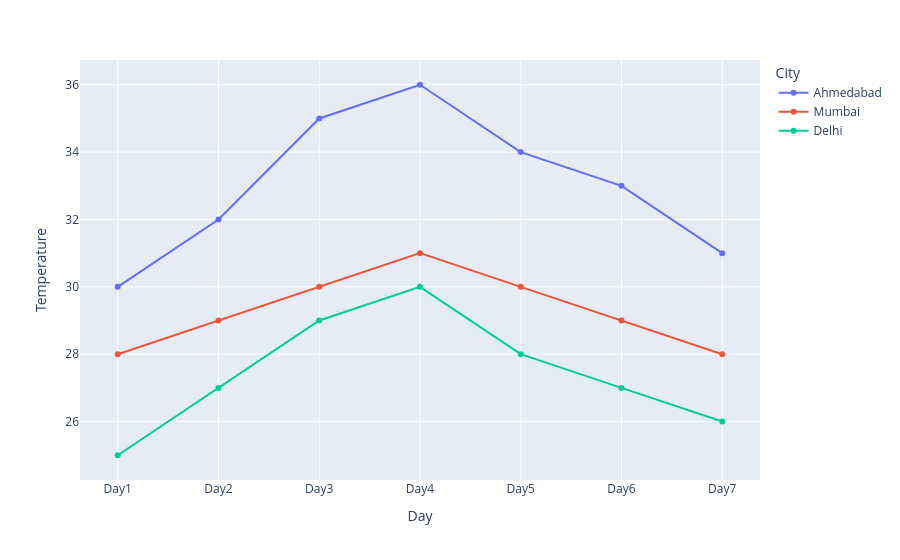

The cell this chart's notebook holds for it:
### Code cell
px.line(data_frame=df_weather,x="Day", y="Temperature", hover_data="City", color="City", markers=True)

### Figure 1 — Plotly figure (JSON) as saved in the notebook; plotly's stock layout.template omitted (floating-point values rounded to 4 significant figures)
{"data": [{"customdata": [["Ahmedabad"], ["Ahmedabad"], ["Ahmedabad"], ["Ahmedabad"], ["Ahmedabad"], ["Ahmedabad"], ["Ahmedabad"]], "hovertemplate": "City=%{customdata[0]}<br>Day=%{x}<br>Temperature=%{y}<extra></extra>", "legendgroup": "Ahmedabad", "line": {"color": "#636efa", "dash": "solid"}, "marker": {"symbol": "circle"}, "mode": "lines+markers", "name": "Ahmedabad", "orientation": "v", "showlegend": true, "type": "scatter", "x": ["Day1", "Day2", "Day3", "Day4", "Day5", "Day6", "Day7"], "xaxis": "x", "y": [30, 32, 35, 36, 34, 33, 31], "yaxis": "y"}, {"customdata": [["Mumbai"], ["Mumbai"], ["Mumbai"], ["Mumbai"], ["Mumbai"], ["Mumbai"], ["Mumbai"]], "hovertemplate": "City=%{customdata[0]}<br>Day=%{x}<br>Temperature=%{y}<extra></extra>", "legendgroup": "Mumbai", "line": {"color": "#EF553B", "dash": "solid"}, "marker": {"symbol": "circle"}, "mode": "lines+markers", "name": "Mumbai", "orientation": "v", "showlegend": true, "type": "scatter", "x": ["Day1", "Day2", "Day3", "Day4", "Day5", "Day6", "Day7"], "xaxis": "x", "y": [28, 29, 30, 31, 30, 29, 28], "yaxis": "y"}, {"customdata": [["Delhi"], ["Delhi"], ["Delhi"], ["Delhi"], ["Delhi"], ["Delhi"], ["Delhi"]], "hovertemplate": "City=%{customdata[0]}<br>Day=%{x}<br>Temperature=%{y}<extra></extra>", "legendgroup": "Delhi", "line": {"color": "#00cc96", "dash": "solid"}, "marker": {"symbol": "circle"}, "mode": "lines+markers", "name": "Delhi", "orientation": "v", "showlegend": true, "type": "scatter", "x": ["Day1", "Day2", "Day3", "Day4", "Day5", "Day6", "Day7"], "xaxis": "x", "y": [25, 27, 29, 30, 28, 27, 26], "yaxis": "y"}], "layout": {"legend": {"title": {"text": "City"}, "tracegroupgap": 0}, "margin": {"t": 60}, "xaxis": {"anchor": "y", "domain": [0, 1], "title": {"text": "Day"}}, "yaxis": {"anchor": "x", "domain": [0, 1], "title": {"text": "Temperature"}}}}
